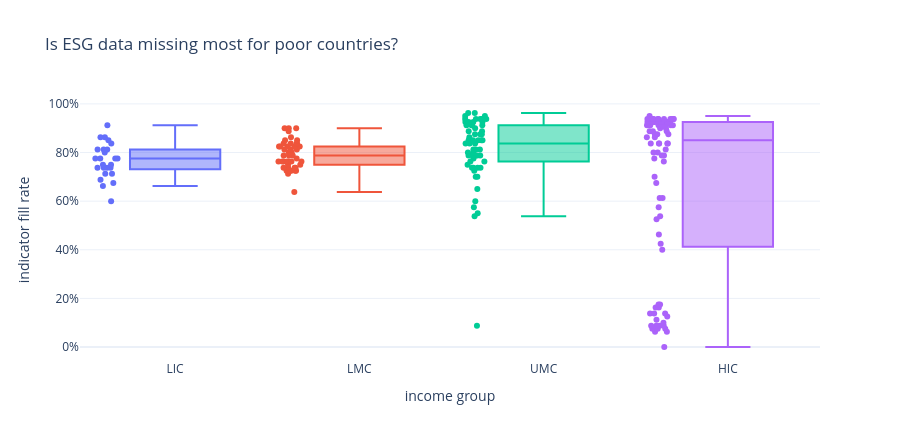

This figure's notebook cell:
### Markdown cell above
---
## 3. A hypothesis that turns out to be wrong

The lecture asserted that ESG data is missing most for small and poor
countries. Let us test it rather than repeat it.

### Code cell
lat = (panel[panel["year"] == 2020]
       .merge(countries[["iso3", "country", "region", "income_level"]],
              on="iso3", how="inner"))
lat["fill"] = lat[IND].notna().mean(axis=1)

order = ["LIC", "LMC", "UMC", "HIC"]
grp = (lat.groupby("income_level")["fill"]
       .agg(["size", "mean", "median"]).reindex(order))
print("Fill rate by World Bank income group (2020):")
print(grp.round(3).to_string())

fig = px.box(lat, x="income_level", y="fill", category_orders={"income_level": order},
             points="all", hover_name="country", color="income_level",
             labels={"fill": "indicator fill rate", "income_level": "income group"},
             title="Is ESG data missing most for poor countries?")
fig.update_layout(height=440, showlegend=False, yaxis_tickformat=".0%")
fig.show()

### Figure 1 — Plotly figure (JSON) as saved in the notebook; plotly's stock layout.template omitted (floating-point values rounded to 4 significant figures)
{"data": [{"alignmentgroup": "True", "boxpoints": "all", "hovertemplate": "<b>%{hovertext}</b><br><br>income group=%{x}<br>indicator fill rate=%{y}<extra></extra>", "hovertext": ["Afghanistan", "Burundi", "Burkina Faso", "Central African Republic", "Congo, Dem. Rep.", "Eritrea", "Ethiopia", "Gambia, The", "Guinea-Bissau", "Liberia", "Madagascar", "Mali", "Mozambique", "Malawi", "Niger", "Korea, Dem. People's Rep.", "Rwanda", "Sudan", "Sierra Leone", "Somalia", "South Sudan", "Syrian Arab Republic", "Chad", "Uganda", "Yemen, Rep."], "legendgroup": "LIC", "marker": {"color": "#636efa"}, "name": "LIC", "notched": false, "offsetgroup": "LIC", "orientation": "v", "showlegend": true, "type": "box", "x": ["LIC", "LIC", "LIC", "LIC", "LIC", "LIC", "LIC", "LIC", "LIC", "LIC", "LIC", "LIC", "LIC", "LIC", "LIC", "LIC", "LIC", "LIC", "LIC", "LIC", "LIC", "LIC", "LIC", "LIC", "LIC"], "x0": " ", "xaxis": "x", "y": [0.7375, 0.85, 0.8125, 0.7125, 0.9125, 0.6625, 0.8375, 0.8625, 0.7375, 0.75, 0.8125, 0.7375, 0.8625, 0.775, 0.775, 0.675, 0.8, 0.7375, 0.775, 0.7125, 0.6, 0.75, 0.775, 0.8125, 0.6875], "y0": " ", "yaxis": "y"}, {"alignmentgroup": "True", "boxpoints": "all", "hovertemplate": "<b>%{hovertext}</b><br><br>income group=%{x}<br>indicator fill rate=%{y}<extra></extra>", "hovertext": ["Angola", "Benin", "Bangladesh", "Bolivia", "Bhutan", "Cote d'Ivoire", "Cameroon", "Congo, Rep.", "Comoros", "Djibouti", "Egypt, Arab Rep.", "Ghana", "Guinea", "Honduras", "Haiti", "India", "Kenya", "Kyrgyz Republic", "Cambodia", "Kiribati", "Lao PDR", "Lebanon", "Lesotho", "Morocco", "Myanmar", "Mauritania", "Namibia", "Nigeria", "Nicaragua", "Nepal", "Pakistan", "Papua New Guinea", "Senegal", "Solomon Islands", "Sao Tome and Principe", "Eswatini", "Togo", "Tajikistan", "Timor-Leste", "Tunisia", "Tanzania", "Uzbekistan", "Venezuela, RB", "Vanuatu", "Zambia", "Zimbabwe"], "legendgroup": "LMC", "marker": {"color": "#EF553B"}, "name": "LMC", "notched": false, "offsetgroup": "LMC", "orientation": "v", "showlegend": true, "type": "box", "x": ["LMC", "LMC", "LMC", "LMC", "LMC", "LMC", "LMC", "LMC", "LMC", "LMC", "LMC", "LMC", "LMC", "LMC", "LMC", "LMC", "LMC", "LMC", "LMC", "LMC", "LMC", "LMC", "LMC", "LMC", "LMC", "LMC", "LMC", "LMC", "LMC", "LMC", "LMC", "LMC", "LMC", "LMC", "LMC", "LMC", "LMC", "LMC", "LMC", "LMC", "LMC", "LMC", "LMC", "LMC", "LMC", "LMC"], "x0": " ", "xaxis": "x", "y": [0.7375, 0.85, 0.85, 0.9, 0.7625, 0.8375, 0.7625, 0.7625, 0.775, 0.7125, 0.8125, 0.825, 0.7375, 0.8, 0.725, 0.8875, 0.9, 0.9, 0.8375, 0.6375, 0.825, 0.8, 0.7375, 0.8375, 0.8125, 0.75, 0.7625, 0.825, 0.7625, 0.7875, 0.7875, 0.75, 0.825, 0.725, 0.725, 0.7625, 0.825, 0.7875, 0.7375, 0.825, 0.8625, 0.8375, 0.725, 0.725, 0.7625, 0.8125], "y0": " ", "yaxis": "y"}, {"alignmentgroup": "True", "boxpoints": "all", "hovertemplate": "<b>%{hovertext}</b><br><br>income group=%{x}<br>indicator fill rate=%{y}<extra></extra>", "hovertext": ["Albania", "Argentina", "Armenia", "Azerbaijan", "Bosnia and Herzegovina", "Belarus", "Belize", "Brazil", "Botswana", "China", "Colombia", "Cabo Verde", "Cuba", "Dominica", "Dominican Republic", "Algeria", "Ecuador", "Fiji", "Micronesia, Fed. Sts.", "Gabon", "Georgia", "Equatorial Guinea", "Grenada", "Guatemala", "Indonesia", "Iran, Islamic Rep.", "Iraq", "Jamaica", "Jordan", "Kazakhstan", "Libya", "St. Lucia", "Sri Lanka", "Moldova", "Maldives", "Mexico", "Marshall Islands", "North Macedonia", "Montenegro", "Mongolia", "Mauritius", "Malaysia", "Peru", "Philippines", "Paraguay", "El Salvador", "Serbia", "Suriname", "Thailand", "Turkmenistan", "Tonga", "Turkiye", "Tuvalu", "Ukraine", "St. Vincent and the Grenadines", "Viet Nam", "Samoa", "Kosovo", "South Africa"], "legendgroup": "UMC", "marker": {"color": "#00cc96"}, "name": "UMC", "notched": false, "offsetgroup": "UMC", "orientation": "v", "showlegend": true, "type": "box", "x": ["UMC", "UMC", "UMC", "UMC", "UMC", "UMC", "UMC", "UMC", "UMC", "UMC", "UMC", "UMC", "UMC", "UMC", "UMC", "UMC", "UMC", "UMC", "UMC", "UMC", "UMC", "UMC", "UMC", "UMC", "UMC", "UMC", "UMC", "UMC", "UMC", "UMC", "UMC", "UMC", "UMC", "UMC", "UMC", "UMC", "UMC", "UMC", "UMC", "UMC", "UMC", "UMC", "UMC", "UMC", "UMC", "UMC", "UMC", "UMC", "UMC", "UMC", "UMC", "UMC", "UMC", "UMC", "UMC", "UMC", "UMC", "UMC", "UMC"], "x0": " ", "xaxis": "x", "y": [0.875, 0.95, 0.925, 0.8375, 0.7875, 0.925, 0.7875, 0.9375, 0.7875, 0.925, 0.9375, 0.7375, 0.8, 0.65, 0.95, 0.8125, 0.9375, 0.7875, 0.6, 0.7625, 0.9375, 0.7375, 0.55, 0.85, 0.925, 0.8875, 0.775, 0.8125, 0.85, 0.9125, 0.725, 0.75, 0.8375, 0.9125, 0.7, 0.9625, 0.5375, 0.85, 0.8125, 0.8375, 0.7875, 0.85, 0.9625, 0.875, 0.9125, 0.875, 0.85, 0.8, 0.9375, 0.7625, 0.7, 0.9125, 0.575, 0.9, 0.7375, 0.8875, 0.7375, 0.0875, 0.8625], "y0": " ", "yaxis": "y"}, {"alignmentgroup": "True", "boxpoints": "all", "hovertemplate": "<b>%{hovertext}</b><br><br>income group=%{x}<br>indicator fill rate=%{y}<extra></extra>", "hovertext": ["Aruba", "Andorra", "United Arab Emirates", "American Samoa", "Antigua and Barbuda", "Australia", "Austria", "Belgium", "Bulgaria", "Bahrain", "Bahamas, The", "Bermuda", "Barbados", "Brunei Darussalam", "Canada", "Switzerland", "Channel Islands", "Chile", "Costa Rica", "Curacao", "Cayman Islands", "Cyprus", "Czechia", "Germany", "Denmark", "Spain", "Estonia", "Finland", "France", "Faroe Islands", "United Kingdom", "Gibraltar", "Greece", "Greenland", "Guam", "Guyana", "Croatia", "Hungary", "Isle of Man", "Ireland", "Iceland", "Israel", "Italy", "Japan", "St. Kitts and Nevis", "Korea, Rep.", "Kuwait", "Liechtenstein", "Lithuania", "Luxembourg", "Latvia", "St. Martin (French part)", "Monaco", "Malta", "Northern Mariana Islands", "New Caledonia", "Netherlands", "Norway", "Nauru", "New Zealand", "Oman", "Panama", "Palau", "Poland", "Puerto Rico", "Portugal", "French Polynesia", "Qatar", "Romania", "Russian Federation", "Saudi Arabia", "Singapore", "San Marino", "Slovak Republic", "Slovenia", "Sweden", "Sint Maarten (Dutch part)", "Seychelles", "Turks and Caicos Islands", "Trinidad and Tobago", "Uruguay", "United States", "British Virgin Islands", "Virgin Islands (U.S.)"], "legendgroup": "HIC", "marker": {"color": "#ab63fa"}, "name": "HIC", "notched": false, "offsetgroup": "HIC", "orientation": "v", "showlegend": true, "type": "box", "x": ["HIC", "HIC", "HIC", "HIC", "HIC", "HIC", "HIC", "HIC", "HIC", "HIC", "HIC", "HIC", "HIC", "HIC", "HIC", "HIC", "HIC", "HIC", "HIC", "HIC", "HIC", "HIC", "HIC", "HIC", "HIC", "HIC", "HIC", "HIC", "HIC", "HIC", "HIC", "HIC", "HIC", "HIC", "HIC", "HIC", "HIC", "HIC", "HIC", "HIC", "HIC", "HIC", "HIC", "HIC", "HIC", "HIC", "HIC", "HIC", "HIC", "HIC", "HIC", "HIC", "HIC", "HIC", "HIC", "HIC", "HIC", "HIC", "HIC", "HIC", "HIC", "HIC", "HIC", "HIC", "HIC", "HIC", "HIC", "HIC", "HIC", "HIC", "HIC", "HIC", "HIC", "HIC", "HIC", "HIC", "HIC", "HIC", "HIC", "HIC", "HIC", "HIC", "HIC", "HIC"], "x0": " ", "xaxis": "x", "y": [0.175, 0.525, 0.8625, 0.1375, 0.6125, 0.8875, 0.925, 0.925, 0.9125, 0.7875, 0.7, 0.1375, 0.7625, 0.8, 0.9125, 0.9125, 0.0, 0.9375, 0.95, 0.0875, 0.1625, 0.925, 0.925, 0.9375, 0.9375, 0.9375, 0.9375, 0.9375, 0.9125, 0.0875, 0.8875, 0.075, 0.9125, 0.1625, 0.125, 0.775, 0.9125, 0.8625, 0.0625, 0.9375, 0.8125, 0.925, 0.9125, 0.875, 0.6125, 0.9125, 0.8, 0.425, 0.9375, 0.9, 0.9375, 0.075, 0.4, 0.875, 0.0625, 0.1125, 0.925, 0.9375, 0.5375, 0.8375, 0.8375, 0.8375, 0.575, 0.925, 0.175, 0.925, 0.1, 0.7875, 0.925, 0.9, 0.8375, 0.875, 0.4625, 0.925, 0.9375, 0.9375, 0.075, 0.675, 0.0875, 0.8375, 0.8875, 0.9375, 0.0875, 0.1375], "y0": " ", "yaxis": "y"}], "layout": {"boxmode": "overlay", "height": 440, "legend": {"title": {"text": "income group"}, "tracegroupgap": 0}, "showlegend": false, "title": {"text": "Is ESG data missing most for poor countries?"}, "xaxis": {"anchor": "y", "categoryarray": ["LIC", "LMC", "UMC", "HIC"], "categoryorder": "array", "domain": [0, 1], "title": {"text": "income group"}}, "yaxis": {"anchor": "x", "domain": [0, 1], "tickformat": ".0%", "title": {"text": "indicator fill rate"}}}}
